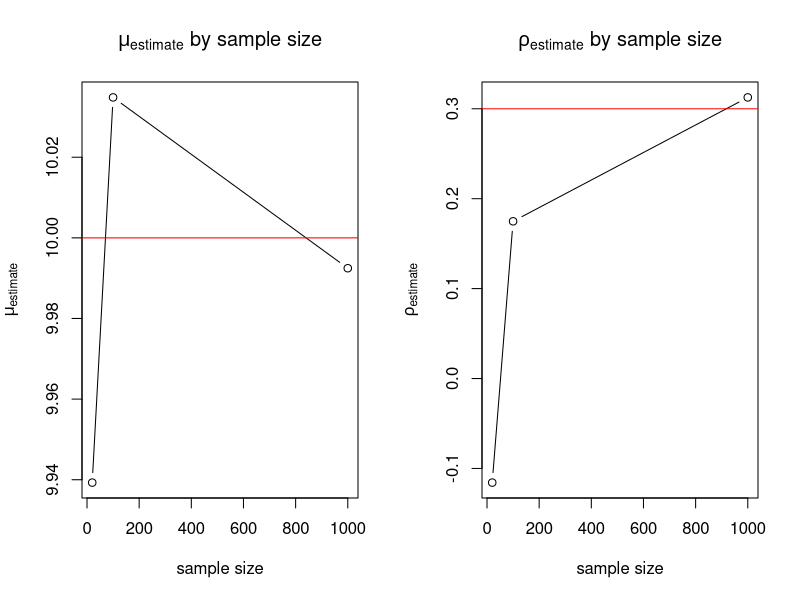

Write R code to recreate this figure.
## ---- chunk 1
set.seed(247)

assignment2 = function(n=5000, numlist=c(20, 100, 1000)) {
  id = 1:n
  mu = 10
  rho = 0.3
  sigma_alpha = sqrt(0.5)
  sigma_e = sqrt((sigma_alpha^2/rho) - sigma_alpha^2)

  alpha = rnorm(n, 0, sigma_alpha)
  e1 = rnorm(n, 0, sigma_e)
  e2 = rnorm(n, 0, sigma_e)

  Y_time1 = mu + alpha + e1
  Y_time2 = mu + alpha + e2

  cor = sigma_alpha^2/(sigma_alpha^2 + sigma_e^2)
  cat("cor = ", cor, "\n")

  # combine data into wide format
  df = data.frame(id, alpha, e1, e2, Y_time1, Y_time2)

  mu_est_vec = NULL
  rho_est_vec = NULL
  for(i in 1:length(numlist)) {
    k = numlist[i]
    cat("m =", k, "\n")

    mu_est = mean(c(df[1:k, "Y_time1"], df[1:k, "Y_time2"]))
    mu_est_vec[i] = mu_est
    cat("  mu_est  =", mu_est, "\n")

    rho_est = cor(df[1:k, "Y_time1"], df[1:k, "Y_time2"])
    rho_est_vec[i] = rho_est
    cat("  rho_est =", rho_est, "\n")
  }

  # plots
  par(mfrow=c(1,2))
  plot(x=numlist,
       y=mu_est_vec,
       type="b",
       main=expression(paste(mu[estimate], " by sample size")),
       xlab="sample size",
       ylab=expression(mu[estimate]))
  # add true value
  abline(h=mu, col="red")

  plot(x=numlist,
       y=rho_est_vec,
       type="b",
       main=expression(paste(rho[estimate], " by sample size")),
       xlab="sample size",
       ylab=expression(rho[estimate]))
  # add true value
  abline(h=rho, col="red")
}

assignment2()
